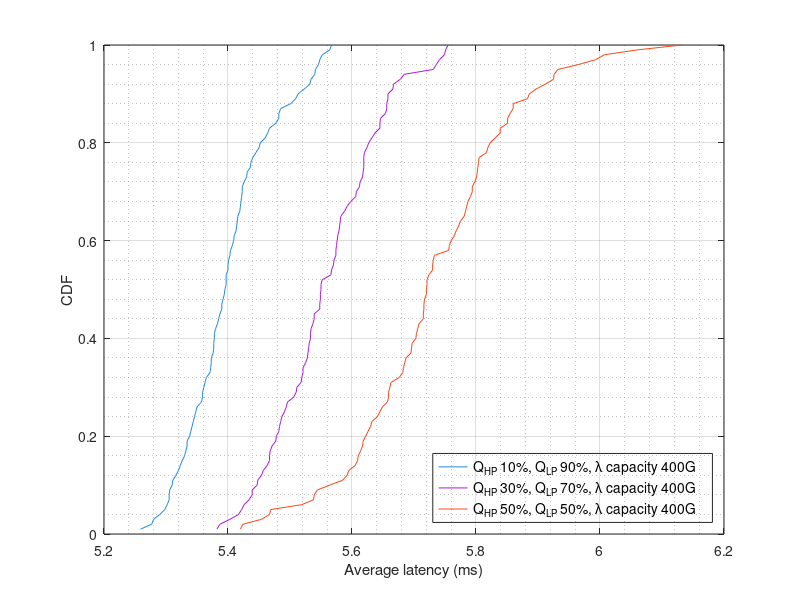

The MATLAB source for this figure:
% Empirical CDF Plot with Legend and Secondary Grid Lines

% Sample data


STnetHyB	=[3.791127;3.791127;3.791127;3.791127;3.791127;3.791127;3.791127;3.791127;3.791127;3.791127;3.791127;3.791127;3.791127;3.791127;3.791127;3.791127;3.791127;3.791127;3.791127;3.791127;3.791127;3.791127;3.791127;3.791127;3.791127;3.791127;3.791127;3.791127;3.791127;3.791127;3.791127;3.791127;3.791127;3.791127;3.791127;3.791127;3.791127;3.791127;3.791127;3.791127;3.791127;3.791127;3.791127;3.791127;3.791127;3.791127;3.791127;3.791127;3.791127;3.791127;3.791127;3.791127;3.791127;3.791127;3.791127;3.791127;3.791127;3.791127;3.791127;3.791127;3.791127;3.791127;3.791127;3.791127;3.791127;3.791127;3.791127;3.791127;3.791127;3.791127;3.791127;3.791127;3.791127;3.791127;3.791127;3.791127;3.791127;3.791127;3.791127;3.791127;3.791127;3.791127;3.791127;3.791127;3.791127;3.791127;3.791127;3.791127;3.791127;3.791127;3.791127;3.791127;3.791127;3.791127;3.791127;3.791127;3.791127;3.791127;3.791127;3.791127];
STnetMhB	=[4.20192;4.234937;4.269267;4.288283;4.291617;4.294277;4.295947;4.32328;4.368963;4.388977;4.404647;4.40699;4.409307;4.433313;4.451987;4.482667;4.506;4.51369;4.560357;4.56103;4.5767;4.6067;4.655723;4.660713;4.6874;4.689723;4.691063;4.691723;4.700403;4.712727;4.719057;4.727737;4.736747;4.752417;4.76375;4.79643;4.807083;4.823103;4.832437;4.83843;4.840107;4.85045;4.853123;4.866113;4.87146;4.879433;4.881453;4.89445;4.939143;4.952153;4.95581;4.965473;4.969467;4.987473;4.98915;4.98981;5.00783;5.01717;5.018147;5.032833;5.04284;5.059493;5.07686;5.09051;5.093177;5.096847;5.09851;5.102173;5.104187;5.11018;5.11851;5.125197;5.157527;5.162523;5.184193;5.197533;5.235547;5.242557;5.252207;5.254233;5.2569;5.26723;5.35261;5.385937;5.388947;5.393263;5.514637;5.51665;5.5203;5.55731;5.597997;5.71704;5.742037;5.819073;5.83974;5.865403;5.91378;6.01912;6.100473;6.570627];
STnetHtC	=[3.970507;4.071213;4.11623;4.126897;4.139907;4.14757;4.17058;4.179577;4.253267;4.263933;4.264593;4.27561;4.27561;4.288263;4.301933;4.319293;4.32928;4.329623;4.33262;4.33462;4.3773;4.377637;4.38097;4.39097;4.39798;4.398317;4.401307;4.41231;4.421313;4.422977;4.42365;4.428653;4.44233;4.452983;4.455987;4.45934;4.468007;4.47633;4.478667;4.484007;4.488;4.541697;4.54503;4.571697;4.57637;4.581367;4.600047;4.601697;4.618377;4.619043;4.6207;4.62804;4.63171;4.639723;4.64305;4.65305;4.666733;4.682733;4.69206;4.73674;4.74074;4.749737;4.755757;4.77542;4.80542;4.806113;4.81676;4.820767;4.863117;4.87911;4.89544;4.907467;4.915783;4.929467;4.947123;4.947797;4.97047;4.97148;4.986147;5.023143;5.033163;5.061493;5.065513;5.070167;5.08818;5.088503;5.095863;5.105843;5.1802;5.281593;5.33024;5.390267;5.40325;5.47562;5.54764;5.709357;5.77504;5.808043;5.835073;5.864043];

NSFnetHyB	=[5.502551;5.502551;5.502551;5.502551;5.502551;5.502551;5.502551;5.502551;5.502551;5.502551;5.502551;5.502551;5.502551;5.502551;5.502551;5.502551;5.502551;5.502551;5.502551;5.502551;5.502551;5.502551;5.502551;5.502551;5.502551;5.502551;5.502551;5.502551;5.502551;5.502551;5.502551;5.502551;5.502551;5.502551;5.502551;5.502551;5.502551;5.502551;5.502551;5.502551;5.502551;5.502551;5.502551;5.502551;5.502551;5.502551;5.502551;5.502551;5.502551;5.502551;5.502551;5.502551;5.502551;5.502551;5.502551;5.502551;5.502551;5.502551;5.502551;5.502551;5.502551;5.502551;5.502551;5.502551;5.502551;5.502551;5.502551;5.502551;5.502551;5.502551;5.502551;5.502551;5.502551;5.502551;5.502551;5.502551;5.502551;5.502551;5.502551;5.502551;5.502551;5.502551;5.502551;5.502551;5.502551;5.502551;5.502551;5.502551;5.502551;5.502551;5.502551;5.502551;5.502551;5.502551;5.502551;5.502551;5.502551;5.502551;5.502551;5.502551];
NSFnetMhB	=[7.47134;7.599399;7.645189;7.748461;7.788136;7.80999;7.853764;7.856995;7.866674;7.887068;7.902786;7.904408;7.914206;7.946257;7.948695;7.961919;7.969626;7.971882;7.98155;7.996556;8.007702;8.014804;8.018484;8.049099;8.050791;8.074094;8.079888;8.082124;8.086262;8.098564;8.112801;8.132189;8.157312;8.157363;8.167555;8.176006;8.178473;8.178932;8.195349;8.214253;8.225174;8.234196;8.240258;8.242082;8.249826;8.250957;8.254086;8.269334;8.275185;8.276147;8.28692;8.296859;8.300542;8.308954;8.318559;8.322912;8.33384;8.349234;8.35395;8.363524;8.398046;8.406655;8.411835;8.423476;8.426762;8.42931;8.430799;8.441249;8.445313;8.448739;8.459663;8.497364;8.507251;8.510038;8.525286;8.541534;8.545453;8.552488;8.581023;8.597666;8.610095;8.634776;8.637614;8.663493;8.698034;8.71387;8.721105;8.723366;8.734689;8.761545;8.79926;8.901055;8.901057;8.935794;8.941775;8.956743;9.035003;9.064765;9.223251;9.353208];
NSFnetHtC	=[6.643665;6.772226;6.813837;6.857689;6.872913;6.87727;6.902808;6.909684;6.918925;6.934141;6.938204;6.956116;6.973369;6.980376;7.001802;7.017681;7.020054;7.02768;7.029005;7.03923;7.056537;7.085714;7.097494;7.101549;7.128718;7.16196;7.178274;7.190859;7.222737;7.227241;7.241426;7.249131;7.249555;7.277433;7.300952;7.302867;7.304587;7.306;7.3214;7.321506;7.333654;7.336118;7.337879;7.343698;7.349087;7.358715;7.364867;7.370463;7.375751;7.39306;7.3962;7.401966;7.429737;7.438743;7.468967;7.470892;7.478866;7.480836;7.485964;7.497539;7.502608;7.504377;7.508338;7.533266;7.53344;7.557568;7.563066;7.563225;7.573685;7.596101;7.61983;7.626174;7.637545;7.638241;7.654286;7.657701;7.670677;7.720186;7.720527;7.723337;7.729761;7.730815;7.739317;7.748602;7.753341;7.758181;7.794572;7.827002;7.84629;7.850834;7.868164;7.869373;7.875794;7.887127;7.891942;7.896642;7.90482;8.045137;8.141309;8.461737];

USnetHyB	=[4.977475;4.977475;4.977475;4.977475;4.977475;4.977475;4.977475;4.977475;4.977475;4.977475;4.977475;4.977475;4.977475;4.977475;4.977475;4.977475;4.977475;4.977475;4.977475;4.977475;4.977475;4.977475;4.977475;4.977475;4.977475;4.977475;4.977475;4.977475;4.977475;4.977475;4.977475;4.977475;4.977475;4.977475;4.977475;4.977475;4.977475;4.977475;4.977475;4.977475;4.977475;4.977475;4.977475;4.977475;4.977475;4.977475;4.977475;4.977475;4.977475;4.977475;4.977475;4.977475;4.977475;4.977475;4.977475;4.977475;4.977475;4.977475;4.977475;4.977475;4.977475;4.977475;4.977475;4.977475;4.977475;4.977475;4.977475;4.977475;4.977475;4.977475;4.977475;4.977475;4.977475;4.977475;4.977475;4.977475;4.977475;4.977475;4.977475;4.977475;4.977475;4.977475;4.977475;4.977475;4.977475;4.977475;4.977475;4.977475;4.977475;4.977475;4.977475;4.977475;4.977475;4.977475;4.977475;4.977475;4.977475;4.977475;4.977475;4.977475];
USnetMhB	=[7.729597;7.770047;7.858153;7.875942;7.882061;7.896573;7.899147;7.921431;7.930749;7.937401;7.955481;7.95821;7.958756;7.964855;7.977039;8.030039;8.079832;8.087113;8.098045;8.099509;8.10347;8.111289;8.112525;8.133872;8.138879;8.139833;8.145927;8.156058;8.157382;8.163736;8.169804;8.203805;8.207021;8.207753;8.20788;8.213281;8.219664;8.224073;8.224669;8.225228;8.228525;8.229051;8.23506;8.236025;8.2392;8.241103;8.249149;8.265694;8.267154;8.268719;8.273504;8.274736;8.282753;8.285441;8.287563;8.304849;8.309256;8.318656;8.320909;8.324515;8.328585;8.350459;8.353281;8.363939;8.372235;8.380176;8.390737;8.394085;8.394251;8.395329;8.399056;8.404663;8.413948;8.431898;8.439926;8.443736;8.469875;8.479713;8.487743;8.498517;8.498754;8.522461;8.525577;8.553246;8.554297;8.557881;8.578763;8.595771;8.599496;8.610068;8.648545;8.650195;8.651362;8.659975;8.701233;8.711939;8.713076;8.747079;8.756042;8.800685];
USnetHtC	=[6.481443;6.626908;6.643434;6.689445;6.743823;6.77412;6.792867;6.794582;6.79794;6.81354;6.822976;6.826946;6.828256;6.829706;6.831486;6.858097;6.863956;6.871943;6.894994;6.901698;6.902503;6.906026;6.90884;6.918799;6.925476;6.936441;6.938835;6.944546;6.956282;6.961501;6.964052;6.964872;6.965692;6.976397;6.991348;6.994538;6.995574;7.002872;7.003634;7.006826;7.00911;7.021232;7.030751;7.033809;7.049025;7.065884;7.068912;7.082993;7.084654;7.085476;7.096239;7.103254;7.10459;7.111893;7.114014;7.120118;7.13067;7.130834;7.131214;7.132192;7.132305;7.136107;7.138483;7.139802;7.156005;7.163018;7.163046;7.164378;7.166109;7.166334;7.167132;7.179616;7.179975;7.18124;7.183931;7.187443;7.197231;7.197317;7.201347;7.217149;7.219047;7.226181;7.235156;7.23893;7.241718;7.244145;7.27368;7.27383;7.290585;7.326772;7.336789;7.338418;7.353855;7.364425;7.368846;7.371295;7.429797;7.434877;7.440223;7.581356];

Lat10_90split100wavcap = [5.201;5.304;5;5.166;5.09;5.29;5.149;5.269;5.392;5.23;5.064;5.028;5.08;5.363;5.197;5.186;5.147;5.208;5.226;5.055;5.286;5.123;5.118;5.175;5.415;5.072;5.128;5.091;5.072;5.151;5.353;4.973;5.108;5.382;5.226;5.317;5.331;5.073;5.225;5.345;5.115;5.141;5.371;5.155;5.205;5.276;5.119;5.237;4.997;5.295;5.221;5.125;5.233;5.249;5.345;5.187;5.133;5.086;5.203;5.417;5.135;5.34;5.051;5.048;5.159;5.047;5.057;5.44;5.206;5.027;5.09;5.277;5.153;5.118;5.23;5.128;5.17;5.277;5.149;5.234;5.243;5.273;5.194;5.186;5.194;5.218;5.06;5.348;5.318;5;5.3;5.269;5.158;5.154;5.205;5.062;5.268;5.467;5.556;5.044];
Lat10_90split200wavcap = [5.437;5.191;5.371;5.46;5.52;5.327;5.348;5.415;5.517;5.499;5.416;5.475;5.43;5.417;5.366;5.333;5.413;5.435;5.42;5.359;5.26;5.269;5.458;5.215;5.379;5.332;5.329;5.382;5.332;5.244;5.402;5.417;5.305;5.478;5.296;5.299;5.435;5.307;5.323;5.501;5.272;5.453;5.372;5.311;5.356;5.344;5.369;5.222;5.35;5.333;5.343;5.194;5.468;5.409;5.36;5.574;5.355;5.298;5.342;5.164;5.438;5.129;5.48;5.645;5.346;5.333;5.407;5.266;5.35;5.18;5.265;5.42;5.282;5.286;5.298;5.374;5.432;5.333;5.403;5.444;5.304;5.265;5.536;5.32;5.326;5.446;5.367;5.385;5.235;5.35;5.065;5.351;5.407;5.599;5.388;5.546;5.456;5.308;5.374;5.173];
Lat10_90split400wavcap = [5.383;5.513;5.482;5.316;5.31;5.259;5.403;5.373;5.467;5.509;5.436;5.413;5.401;5.41;5.4;5.365;5.546;5.404;5.477;5.361;5.359;5.32;5.414;5.548;5.378;5.342;5.431;5.415;5.392;5.409;5.305;5.541;5.419;5.344;5.332;5.373;5.376;5.33;5.416;5.298;5.464;5.523;5.407;5.552;5.387;5.372;5.323;5.377;5.338;5.44;5.357;5.377;5.482;5.34;5.363;5.423;5.42;5.334;5.395;5.43;5.452;5.28;5.38;5.445;5.326;5.394;5.45;5.422;5.277;5.378;5.501;5.371;5.346;5.334;5.305;5.35;5.302;5.29;5.39;5.39;5.397;5.311;5.421;5.397;5.54;5.564;5.423;5.567;5.306;5.485;5.4;5.397;5.426;5.46;5.385;5.348;5.532;5.534;5.359;5.437];
Lat30_70split100wavcap = [5.116;5.013;5.282;4.918;4.974;4.818;5.014;4.908;5.168;4.887;5.158;5.154;5.046;5.137;5.215;5.222;5.089;5.18;4.97;4.945;5.063;5.023;5.067;4.808;4.997;5.204;5.338;5.152;5.112;4.929;5.216;5.163;5.025;5.221;4.956;5.192;5.065;5.208;5.051;5.099;4.999;5.03;4.98;4.847;5.172;5.036;5.055;5.051;4.986;5.092;5.298;5.01;5.163;5.074;5.215;4.926;4.858;4.933;5.009;5.018;5.108;5.043;5.013;5.009;5.223;5.194;5.038;4.844;5.076;5.168;5.097;5.403;5.11;5.098;5.11;5.135;4.836;5.297;5.207;5.137;5.122;5.032;5.04;5.142;5.181;5.016;5.084;4.97;4.929;5.101;5.22;5.193;5.319;5.035;5.048;5.086;5.064;4.96;5.076;5.286];
Lat30_70split200wavcap = [5.361;5.281;5.438;5.652;5.399;5.507;5.282;5.473;5.313;5.511;5.676;5.489;5.536;5.49;5.445;5.279;5.205;5.42;5.312;5.31;5.439;5.459;5.301;5.547;5.383;5.495;5.302;5.483;5.464;5.355;5.35;5.545;5.327;5.375;5.461;5.405;5.408;5.325;5.532;5.597;5.586;5.652;5.347;5.425;5.482;5.459;5.603;5.501;5.382;5.313;5.593;5.521;5.598;5.319;5.38;5.496;5.519;5.569;5.754;5.457;5.421;5.427;5.396;5.585;5.366;5.366;5.454;5.498;5.482;5.295;5.635;5.446;5.584;5.428;5.529;5.399;5.702;5.515;5.069;5.717;5.399;5.367;5.43;5.634;5.313;5.475;5.336;5.481;5.461;5.53;5.35;5.133;5.333;5.351;5.423;5.426;5.37;5.34;5.354;5.503];
Lat30_70split400wavcap = [5.457;5.666;5.539;5.548;5.533;5.588;5.487;5.57;5.463;5.53;5.751;5.612;5.658;5.632;5.574;5.468;5.577;5.736;5.447;5.567;5.598;5.534;5.656;5.548;5.62;5.582;5.519;5.645;5.539;5.521;5.581;5.55;5.606;5.613;5.645;5.417;5.627;5.506;5.607;5.518;5.525;5.549;5.434;5.521;5.496;5.58;5.483;5.618;5.667;5.574;5.454;5.566;5.549;5.619;5.619;5.755;5.552;5.537;5.494;5.403;5.592;5.55;5.624;5.529;5.477;5.678;5.482;5.575;5.533;5.749;5.491;5.656;5.439;5.637;5.382;5.471;5.467;5.576;5.531;5.528;5.439;5.422;5.579;5.478;5.619;5.485;5.571;5.731;5.51;5.511;5.448;5.658;5.684;5.646;5.467;5.741;5.387;5.426;5.617;5.654];
Lat50_50split100wavcap = [4.903;4.992;4.787;4.758;4.953;4.792;4.706;5.085;5.096;4.897;5;4.975;5.012;5.018;4.736;4.992;4.906;5.023;5.061;5.117;4.931;4.957;5.145;4.97;5.164;4.908;4.982;4.949;4.965;4.939;5.066;5.072;4.926;4.946;4.621;4.97;4.953;4.895;4.999;4.956;5.2;5.002;5.218;4.902;5.148;4.719;4.914;5.034;4.999;4.917;4.793;4.934;4.965;4.908;4.771;4.777;5.008;5.132;4.904;4.978;5.048;5.028;4.946;5.222;4.741;4.628;5.136;4.922;4.692;4.962;4.823;4.858;4.821;4.97;5.099;5.03;4.827;5.168;5.051;4.948;5.098;5.025;4.838;4.752;4.967;4.865;4.792;4.85;4.866;4.898;4.75;4.777;4.915;5.175;4.819;4.925;4.783;4.734;5.016;4.9];
Lat50_50split200wavcap = [5.332;5.373;5.177;5.411;5.332;5.539;5.188;5.318;5.438;5.316;5.572;5.444;5.24;5.525;5.506;5.529;5.365;5.262;5.269;5.402;5.649;5.286;5.46;5.185;5.206;5.357;5.36;5.378;5.514;5.328;5.423;5.381;5.299;5.41;5.367;5.266;5.468;5.312;5.249;5.388;5.449;5.08;5.419;5.384;5.462;5.435;5.216;5.284;5.229;5.508;5.308;5.365;5.497;5.505;5.364;5.378;5.365;5.299;5.376;5.252;5.264;5.389;5.286;5.201;5.45;5.447;5.334;5.23;5.445;5.566;5.41;5.508;5.283;5.502;5.454;5.212;5.283;5.185;5.572;5.379;5.433;5.414;5.359;5.242;5.281;5.274;5.128;5.354;5.398;5.378;5.239;5.159;5.38;5.237;5.302;5.283;5.374;5.478;5.296;5.305];
Lat50_50split400wavcap = [5.626;5.614;5.716;5.682;5.819;5.424;5.897;6.132;5.802;5.772;5.733;5.794;5.768;5.925;5.798;5.965;5.756;5.641;5.801;5.781;5.785;5.765;5.659;5.912;6.007;6.06;5.618;5.803;5.609;5.783;5.72;5.721;5.724;5.86;5.805;5.787;5.72;5.676;5.883;5.632;5.73;5.886;5.731;5.696;5.663;5.683;5.794;5.63;5.715;5.595;5.544;5.454;5.73;5.564;5.715;5.851;5.757;5.61;5.685;5.717;5.775;5.585;5.519;5.659;5.687;5.86;5.993;5.469;5.617;5.706;5.42;5.831;5.926;5.791;5.716;5.657;5.704;5.823;5.467;5.855;5.697;5.708;5.645;5.839;5.661;5.932;5.721;5.76;5.851;5.622;5.839;5.703;5.605;5.817;5.649;5.695;5.804;5.539;5.538;5.592];

% Sort data
Lat10_90split100wavcap = sort(Lat10_90split100wavcap)
Lat10_90split200wavcap = sort(Lat10_90split200wavcap)
Lat10_90split400wavcap = sort(Lat10_90split400wavcap)
Lat30_70split100wavcap = sort(Lat30_70split100wavcap)
Lat30_70split200wavcap = sort(Lat30_70split200wavcap)
Lat30_70split400wavcap = sort(Lat30_70split400wavcap)
Lat50_50split100wavcap = sort(Lat50_50split100wavcap)
Lat50_50split200wavcap = sort(Lat50_50split200wavcap)
Lat50_50split400wavcap = sort(Lat50_50split400wavcap)

% Compute empirical CDF
n = numel(Lat10_90split100wavcap); cdf_y_Lat10_90split100wavcap = (1:n) / n;
n = numel(Lat10_90split200wavcap); cdf_y_Lat10_90split200wavcap = (1:n) / n;
n = numel(Lat10_90split400wavcap); cdf_y_Lat10_90split400wavcap = (1:n) / n;
n = numel(Lat30_70split100wavcap); cdf_y_Lat30_70split100wavcap = (1:n) / n;
n = numel(Lat30_70split200wavcap); cdf_y_Lat30_70split200wavcap = (1:n) / n;
n = numel(Lat30_70split400wavcap); cdf_y_Lat30_70split400wavcap = (1:n) / n;
n = numel(Lat50_50split100wavcap); cdf_y_Lat50_50split100wavcap = (1:n) / n;
n = numel(Lat50_50split200wavcap); cdf_y_Lat50_50split200wavcap = (1:n) / n;
n = numel(Lat50_50split400wavcap); cdf_y_Lat50_50split400wavcap = (1:n) / n;

% Create figure
%figure('Position', [100, 100, 1200, 900]);
%figure('position', [100, 100, 800, 400])  % Larger figure = finer detail
%set(gca, 'FontSize', 16, 'LineWidth', 1.0)
hold on;

%c1 = plot(Lat10_90split100wavcap, cdf_y_Lat10_90split100wavcap, 'color', '#007700', 'LineWidth', 2);
%c2 = plot(Lat10_90split200wavcap, cdf_y_Lat10_90split200wavcap, 'color', '#00bb00', 'LineWidth', 2);
%c3 = plot(Lat10_90split400wavcap, cdf_y_Lat10_90split400wavcap, 'color', '#258ADC', 'LineWidth', 2);
c3 = plot(Lat10_90split400wavcap, cdf_y_Lat10_90split400wavcap, 'color', '#258ADC');

%c4 = plot(Lat30_70split100wavcap, cdf_y_Lat30_70split100wavcap, 'color', '#000077', 'LineWidth', 2);
%c5 = plot(Lat30_70split200wavcap, cdf_y_Lat30_70split200wavcap, 'color', '#0000bb', 'LineWidth', 2);
%c6 = plot(Lat30_70split400wavcap, cdf_y_Lat30_70split400wavcap, 'color', '#AF19DC', 'LineWidth', 2);
c6 = plot(Lat30_70split400wavcap, cdf_y_Lat30_70split400wavcap, 'color', '#AF19DC');

%c7 = plot(Lat50_50split100wavcap, cdf_y_Lat50_50split100wavcap, 'color', '#770000', 'LineWidth', 2);
%c8 = plot(Lat50_50split200wavcap, cdf_y_Lat50_50split200wavcap, 'color', '#bb0000', 'LineWidth', 2);
%c9 = plot(Lat50_50split400wavcap, cdf_y_Lat50_50split400wavcap, 'color', '#FA471A', 'LineWidth', 2);
c9 = plot(Lat50_50split400wavcap, cdf_y_Lat50_50split400wavcap, 'color', '#FA471A');

xlim([5.2, 6.2]);
%stairs(data, cdf_y, 'b', 'LineWidth', 2);
%hold on;
grid on;
grid minor;    % enable secondary (minor) grid lines

xlabel('Average latency (ms)');
ylabel('CDF');
%title('Hybrid Bypass, NSFnet, 1 fiber/link, 40 λ/fiber, Load 400Gbps, CDF');

#{
legend([c1, c2, c3, c4, c5, c6, c7, c8, c9],...
       {'Q_{HP} 10%, Q_{LP} 90%, λ capacity 100G', ...
        'Q_{HP} 10%, Q_{LP} 90%, λ capacity 200G', ...
        'Q_{HP} 10%, Q_{LP} 90%, λ capacity 400G', ...
        'Q_{HP} 30%, Q_{LP} 70%, λ capacity 100G', ...
        'Q_{HP} 30%, Q_{LP} 70%, λ capacity 200G', ...
        'Q_{HP} 30%, Q_{LP} 70%, λ capacity 400G', ...
        'Q_{HP} 50%, Q_{LP} 50%, λ capacity 100G', ...
        'Q_{HP} 50%, Q_{LP} 50%, λ capacity 200G', ...
        'Q_{HP} 50%, Q_{LP} 50%, λ capacity 400G'}, ...
       'Location', 'eastoutside', 'color', 'none');
#}

lg=legend([c3, c6, c9],...
       {'Q_{HP} 10%, Q_{LP} 90%, λ capacity 400G', ...
        'Q_{HP} 30%, Q_{LP} 70%, λ capacity 400G', ...
        'Q_{HP} 50%, Q_{LP} 50%, λ capacity 400G'}, ...
       'Location', 'southeast', 'color', 'none');


% Make axes clearer
%set(gca, 'FontSize', 12, 'LineWidth', 1.2);
box on;


set(lg, 'FontSize', 10);
set(1, 'position', [200, 200, 1000, 500]);
drawnow;
print('U:\My Drive\DELISTAVROU_KONSTANTINOS\2025-07 Journal\_rev2graphsGNUoctave\Fig15.png', '-dpng', '-r300'); % 300 DPI

